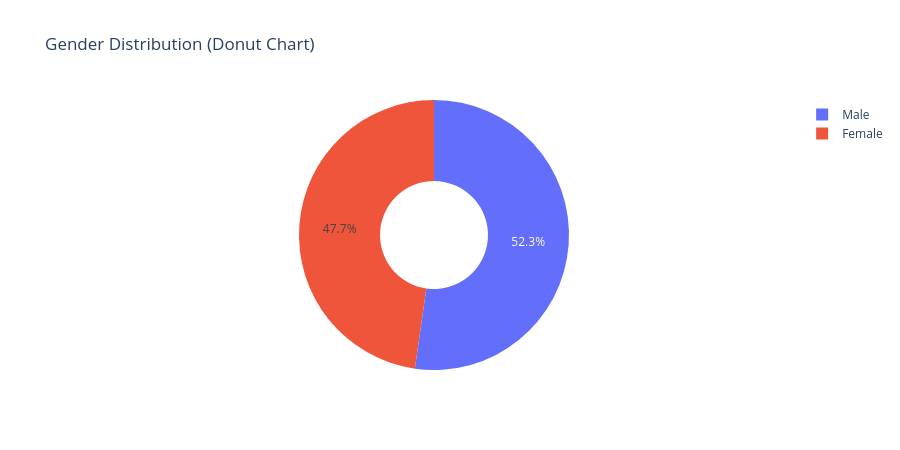

The code cell stored with this chart in its notebook:
### Code cell
# Gender Distribution — Donut Chart
pie_chart = px.pie(
    names  = gender_mapping,
    values = [male_count, female_count],
    hole   = 0.4,
    title  = "Gender Distribution (Donut Chart)",
    height = 450
)
pie_chart.show()

### Figure 1 — Plotly figure (JSON) as saved in the notebook; plotly's stock layout.template omitted (floating-point values rounded to 4 significant figures)
{"data": [{"domain": {"x": [0, 1], "y": [0, 1]}, "hole": 0.4, "hovertemplate": "label=%{label}<br>value=%{value}<extra></extra>", "labels": ["Male", "Female"], "legendgroup": "", "name": "", "showlegend": true, "type": "pie", "values": [12391, 11317]}], "layout": {"height": 450, "legend": {"tracegroupgap": 0}, "title": {"text": "Gender Distribution (Donut Chart)"}}}
